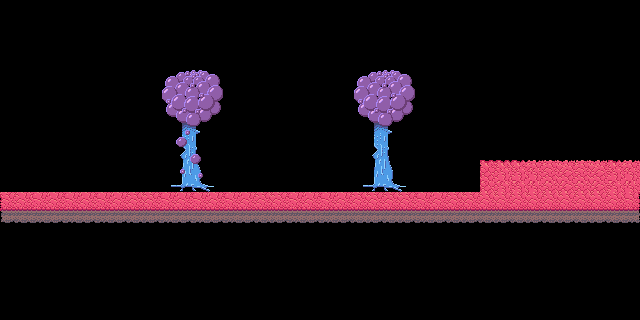

A 2D game scene composited from a Tiled map and its tileset images. What follows is a short description and the map's XML, with every tile layer's data as written:
An orthogonal 20x10 tile map with 32x32 px tiles, 2 tile layers (Middleground, Foreground) and 15 objects.

<map version="1.10" tiledversion="1.10.2" orientation="orthogonal" renderorder="right-down" width="20" height="10" tilewidth="32" tileheight="32" infinite="0" nextlayerid="6" nextobjectid="23">
 <editorsettings>
  <export target="map.json" format="json" />
 </editorsettings>
 <tileset firstgid="1" name="tileset" tilewidth="32" tileheight="32" tilecount="128" columns="8">
  <image source="../tileset.png" trans="ff00ff" width="256" height="512" />
 </tileset>
 <layer id="1" name="Middleground" width="20" height="10">
  <data encoding="csv">
0,0,0,0,0,0,0,0,0,0,0,0,0,0,0,0,0,0,0,0,
0,0,0,0,0,0,0,0,0,0,0,0,0,0,0,0,0,0,0,0,
0,0,0,0,0,0,0,0,0,0,0,35,36,0,0,0,0,0,0,0,
0,0,0,0,0,0,0,0,0,0,0,43,44,0,0,0,0,0,0,0,
0,0,0,0,0,0,0,0,0,0,0,51,52,0,0,0,0,0,0,0,
0,0,0,0,0,0,0,0,0,0,0,59,60,0,0,0,0,0,0,0,
0,0,0,0,0,0,0,0,0,0,0,0,0,0,0,0,0,0,0,0,
0,0,0,0,0,0,0,0,0,0,0,0,0,0,0,0,0,0,0,0,
0,0,0,0,0,0,0,0,0,0,0,0,0,0,0,0,0,0,0,0,
0,0,0,0,0,0,0,0,0,0,0,0,0,0,0,0,0,0,0,0
</data>
 </layer>
 <objectgroup id="3" name="Middleground collision">
  <object id="10" x="-2.5625" y="189" width="644" height="28" />
  <object id="14" x="-24" y="-6.66667" width="24" height="232" />
  <object id="15" x="641.333" y="-4.66667" width="24" height="232" />
  <object id="16" x="373.667" y="88" width="18" height="100" />
  <object id="17" x="355.667" y="69.3333" width="58" height="52" />
  <object id="19" x="480.667" y="161.333" width="158" height="31.3333" />
  <object id="20" x="7.33332" y="166.667" width="18.6667" height="16">
   <properties>
    <property name="Start" type="bool" value="true" />
   </properties>
  </object>
  <object id="22" x="283.667" y="174" width="10" height="10.6667">
   <properties>
    <property name="Plant" type="bool" value="true" />
   </properties>
  </object>
 </objectgroup>
 <layer id="5" name="Foreground" width="20" height="10">
  <data encoding="csv">
0,0,0,0,0,0,0,0,0,0,0,0,0,0,0,0,0,0,0,0,
0,0,0,0,0,0,0,0,0,0,0,0,0,0,0,0,0,0,0,0,
0,0,0,0,0,37,38,0,0,0,0,0,0,0,0,0,0,0,0,0,
0,0,0,0,0,45,46,0,0,0,0,0,0,0,0,0,0,0,0,0,
0,0,0,0,0,53,54,0,0,0,0,0,0,0,0,0,0,0,0,0,
0,0,0,0,0,61,62,0,0,0,0,0,0,0,0,9,10,11,11,10,
25,26,26,26,27,26,26,26,27,26,26,27,27,26,27,27,27,27,27,28,
0,0,0,0,0,0,0,0,0,0,0,0,0,0,0,0,0,0,0,0,
0,0,0,0,0,0,0,0,0,0,0,0,0,0,0,0,0,0,0,0,
0,0,0,0,0,0,0,0,0,0,0,0,0,0,0,0,0,0,0,0
</data>
 </layer>
 <objectgroup id="4" name="Foreground collision">
  <object id="3" x="182.667" y="90.6667" width="18" height="100" />
  <object id="4" x="164.667" y="72" width="58" height="52" />
  <object id="6" x="3" y="189" width="637" height="30" />
  <object id="11" x="615.333" y="136" width="23.3333" height="21.3333">
   <properties>
    <property name="Goal" type="bool" value="true" />
   </properties>
  </object>
  <object id="12" x="639.333" y="-0.666667" width="24" height="225.333" />
  <object id="13" x="-24" y="-6.66667" width="24" height="232" />
  <object id="18" x="480.667" y="161.333" width="158" height="31.3333" />
 </objectgroup>
</map>
